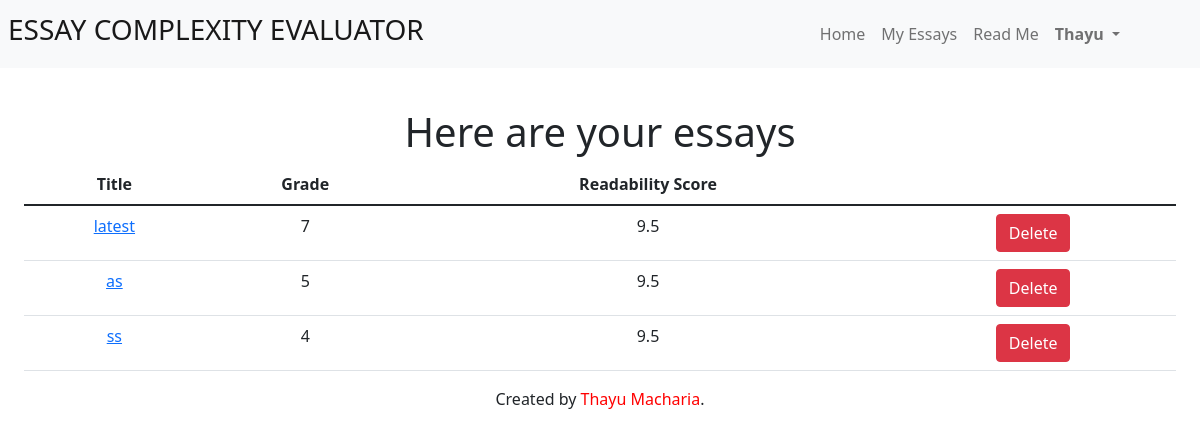
Screenshot of /myessays (signed in) with the database file from the repository.
### tables this page shows
CREATE TABLE "myessays" (
	"essayID"	INTEGER,
	"userID"	INTEGER,
	"title"	TEXT,
	"content"	TEXT,
	"studentgrade"	INTEGER,
	"essaygrade"	INTEGER,
	"timestamp"	NUMERIC NOT NULL,
	PRIMARY KEY("essayID" AUTOINCREMENT)
);

### app.py (the view)
@app.route("/myessays")
@login_required
def myessays():
    user_id = session["user_id"]
    essays = db.execute("SELECT essayID, title, studentgrade, essaygrade FROM myessays WHERE userID = ? ORDER BY timestamp DESC", user_id)
    return render_template("myessays.html", essays=essays)

### app.py (called while the page is built)
@app.after_request
def after_request(response):
    response.headers["Cache-Control"] = "no-cache, no-store, must-revalidate"
    response.headers["Expires"] = 0
    response.headers["Pragma"] = "no-cache"
    return response

def login_required(f):
    @wraps(f)
    def decorated_function(*args, **kwargs):
        if session.get("user_id") is None:
            return redirect("/login")
        return f(*args, **kwargs)
    return decorated_function

### templates/myessays.html (shortened to what this page needs)
{% extends "layout.html" %}
{% block main %}
<h1>Here are your essays</h1>
<table class="table">
    <thead class="thead-dark">
        <tr>
            <th>Title</th>
            <th>Grade</th>
            <th>Readability Score</th>
        </tr>
    </thead>
    <tbody>
        {% for essay in essays %}
            <tr>
                <td><a href="/view_essay/{{ essay["title"] }}">{{ essay["title"] }}</a></td>
                <td>{{ essay["studentgrade"] }}</td>
                <td>{{ essay["essaygrade"] }}</td>
                <td>
                    <form action="/delete_essay" method="post">
                        <button type="submit" class="btn btn-danger">Delete</button>
                    </form>
                </td>
            </tr>
        {% endfor %}
    </tbody>
{% endblock %}

### rows the page displays
myessays: title "latest", studentgrade "7", essaygrade "9.5"
myessays: title "as", studentgrade "5", essaygrade "9.5"
myessays: title "ss", studentgrade "4", essaygrade "9.5"

### other values shown
{{ session["user_name"].capitalize() }} "Thayu"
